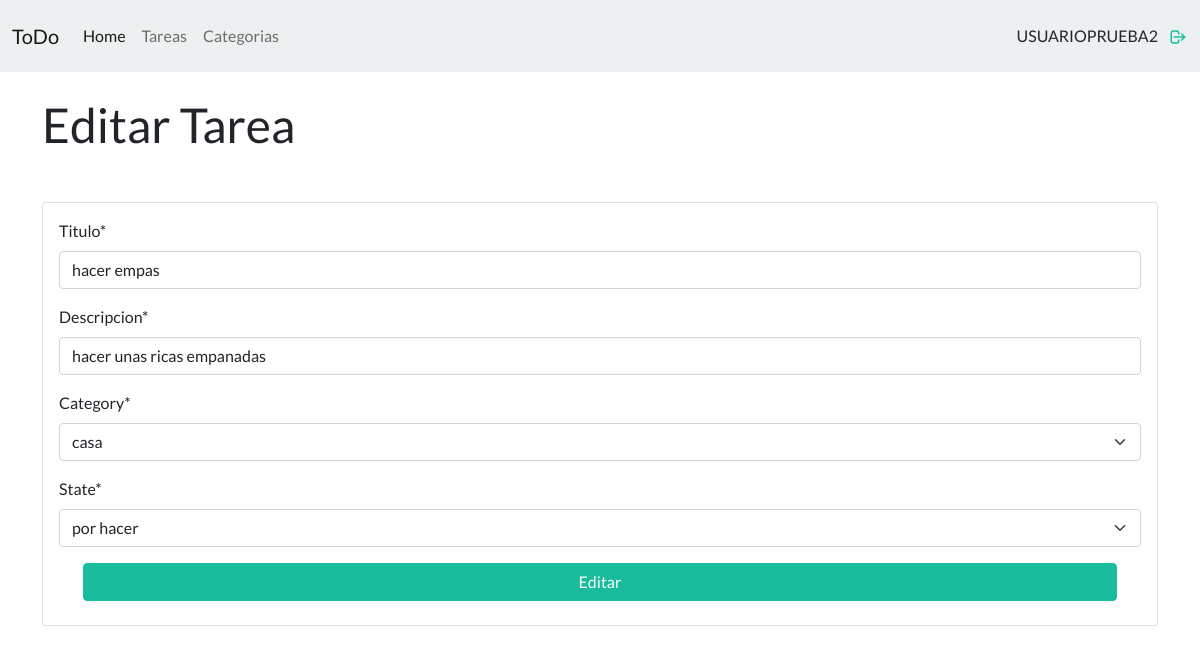
/updateTask/2/ (signed in), run on the app's committed database.
### apps/app/models.py (models this page shows, shortened)
class Task(models.Model):
    title=models.CharField(max_length=50)
    description=models.TextField()
    category=models.ForeignKey(Category, on_delete=models.PROTECT, null=False)
    owner=models.ForeignKey(User, on_delete=models.CASCADE, null=False, related_name='tasks')
    create_at=models.DateTimeField(auto_now_add=True)
    state=models.CharField(max_length=15,choices=options_state)

### apps/app/views.py (the view, shortened to what this page needs)
# urls.py: path('updateTask/<id>/', views.updateTask, name='updateTask'  )
def updateTask(request,id):
    task = get_object_or_404(Task,id=id)
    formTask = TaskForm(instance=task)
    return render(request, 'updateTask.html', { 'form': formTask })

### apps/app/forms.py
class TaskForm(forms.ModelForm):
    title = forms.CharField(label='Titulo')
    description = forms.CharField(label='Descripcion')
    class Meta:
        model = Task
        fields = ['title', 'description', 'category', 'state' ]
        help_texts = {k: '' for k in fields}

### apps/app/models.py (called while the page is built)
    def __str__(self):
        return self.name

### apps/app/templates/updateTask.html
{% extends "./base.html" %}
{% block body %}
{% load crispy_forms_tags %}
<div>
    <h1>Editar Tarea</h1>
    <div class="card mt-5">
    <div class="card-body">
        <form action="" method="POST">{% csrf_token %}
            {{ form | crispy }}
         <div class="form-group mx-4 mb-2">
            <button
            type="submit"
            class="btn w-100 btn-success btn-block text-white"
            >Editar</button>
         </div>
        </form>
    </div>
</div>
{% endblock %}

### apps/app/templates/navbar.html (shortened to what this page needs)
{% block nav %}
<nav class="navbar navbar-expand-lg navbar-light bg-light">
    <div class="container-fluid">
      <a class="navbar-brand" href="#">ToDo</a>
      <div class="collapse navbar-collapse" id="navbarTogglerDemo02">
        <ul class="navbar-nav me-auto mb-2 mb-lg-0">
          <li class="nav-item">
            <a class="nav-link active" aria-current="page" href="{% url 'home' %}">Home</a>
          </li>
          <li class="nav-item {% if request.path == url %}active{% endif %}">
            <a href="{% url 'tasks' %}" class="nav-link">Tareas</a>
          </li>
          <li class="nav-item {% if request.path == url %}active{% endif %}">
            <a href="{% url 'categories' %}" class="nav-link ">Categorias</a>
          </li>
        </ul>
        <div class="d-flex">
            {% if user.is_authenticated %}
            <span class="text-uppercase">{{ user.username }}</span>
            <a style="margin-left: 10px; padding-bottom: 1px;"  href="{% url 'logout' %}">
                <svg height="18px" width="20px" fill="none" stroke="currentColor" viewBox="0 0 24 24" xmlns="http://www.w3.org/2000/svg">
                    <path stroke-linecap="round" stroke-linejoin="round" stroke-width="2" d="M17 16l4-4m0 0l-4-4m4 4H7m6 4v1a3 3 0 01-3 3H6a3 3 0 01-3-3V7a3 3 0 013-3h4a3 3 0 013 3v1">
                    </path>
                </svg>
            </a>
            {% else %}
              <a class="btn btn-info" href="{% url 'login' %}">Iniciar Sesion</a>
            {% endif %}
        </div>
      </div>
    </div>
  </nav>
{% endblock %}

### data on the page
Task: title "hacer empas", description "hacer unas ricas empanadas", category "casa", state "por hacer"

### other printed values
{{ user.username }} "USUARIOPRUEBA2"
